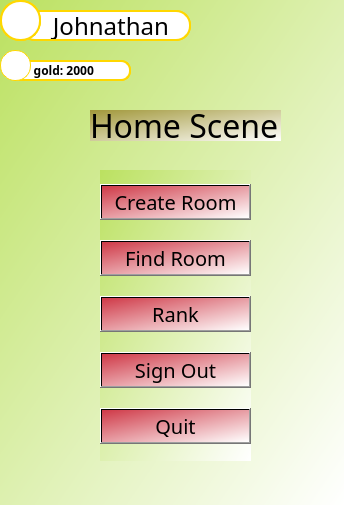
<?xml version="1.0" encoding="UTF-8"?>
<ui version="4.0">
 <class>HomeScene</class>
 <widget class="QWidget" name="HomeScene">
  <property name="geometry">
   <rect>
    <x>0</x>
    <y>0</y>
    <width>344</width>
    <height>505</height>
   </rect>
  </property>
  <property name="windowTitle">
   <string>Form</string>
  </property>
  <property name="styleSheet">
   <string notr="true">background-color: qlineargradient(spread:pad, x1:0, y1:0, x2:1, y2:1, stop:0 rgba(187, 225, 96, 255), stop:1 rgba(255, 255, 255, 255));</string>
  </property>
  <widget class="QLabel" name="label">
   <property name="geometry">
    <rect>
     <x>90</x>
     <y>110</y>
     <width>191</width>
     <height>31</height>
    </rect>
   </property>
   <property name="font">
    <font>
     <family>Showcard Gothic</family>
     <pointsize>24</pointsize>
    </font>
   </property>
   <property name="styleSheet">
    <string notr="true">background-color: qlineargradient(spread:pad, x1:0, y1:0, x2:1, y2:1, stop:0 rgba(161, 151, 57, 255), stop:1 rgba(255, 255, 255, 255));</string>
   </property>
   <property name="text">
    <string>Home Scene</string>
   </property>
  </widget>
  <widget class="QWidget" name="verticalLayoutWidget">
   <property name="geometry">
    <rect>
     <x>100</x>
     <y>170</y>
     <width>151</width>
     <height>291</height>
    </rect>
   </property>
   <layout class="QVBoxLayout" name="verticalLayout">
    <item>
     <widget class="QPushButton" name="createRoomBtn">
      <property name="font">
       <font>
        <family>VNI-Duff</family>
        <pointsize>15</pointsize>
       </font>
      </property>
      <property name="styleSheet">
       <string notr="true">background-color: qlineargradient(spread:pad, x1:0, y1:0, x2:1, y2:1, stop:0 rgba(207, 57, 71, 255), stop:1 rgba(255, 255, 255, 255));</string>
      </property>
      <property name="text">
       <string>Create Room</string>
      </property>
      <property name="icon">
       <iconset resource="../resource.qrc">
        <normaloff>:/images/create.png</normaloff>:/images/create.png</iconset>
      </property>
      <property name="iconSize">
       <size>
        <width>20</width>
        <height>20</height>
       </size>
      </property>
     </widget>
    </item>
    <item>
     <widget class="QPushButton" name="findRoomBtn">
      <property name="font">
       <font>
        <family>VNI-Duff</family>
        <pointsize>15</pointsize>
       </font>
      </property>
      <property name="styleSheet">
       <string notr="true">background-color: qlineargradient(spread:pad, x1:0, y1:0, x2:1, y2:1, stop:0 rgba(207, 57, 71, 255), stop:1 rgba(255, 255, 255, 255));</string>
      </property>
      <property name="text">
       <string>Find Room</string>
      </property>
      <property name="icon">
       <iconset resource="../resource.qrc">
        <normaloff>:/images/findroom.png</normaloff>:/images/findroom.png</iconset>
      </property>
      <property name="iconSize">
       <size>
        <width>20</width>
        <height>20</height>
       </size>
      </property>
     </widget>
    </item>
    <item>
     <widget class="QPushButton" name="rankBtn">
      <property name="font">
       <font>
        <family>VNI-Duff</family>
        <pointsize>15</pointsize>
       </font>
      </property>
      <property name="styleSheet">
       <string notr="true">background-color: qlineargradient(spread:pad, x1:0, y1:0, x2:1, y2:1, stop:0 rgba(207, 57, 71, 255), stop:1 rgba(255, 255, 255, 255));</string>
      </property>
      <property name="text">
       <string>Rank</string>
      </property>
      <property name="icon">
       <iconset resource="../resource.qrc">
        <normaloff>:/images/rank.png</normaloff>:/images/rank.png</iconset>
      </property>
      <property name="iconSize">
       <size>
        <width>20</width>
        <height>20</height>
       </size>
      </property>
     </widget>
    </item>
    <item>
     <widget class="QPushButton" name="signOutBtn">
      <property name="font">
       <font>
        <family>VNI-Duff</family>
        <pointsize>15</pointsize>
       </font>
      </property>
      <property name="styleSheet">
       <string notr="true">background-color: qlineargradient(spread:pad, x1:0, y1:0, x2:1, y2:1, stop:0 rgba(207, 57, 71, 255), stop:1 rgba(255, 255, 255, 255));</string>
      </property>
      <property name="text">
       <string>Sign Out</string>
      </property>
      <property name="icon">
       <iconset resource="../resource.qrc">
        <normaloff>:/images/logout.png</normaloff>:/images/logout.png</iconset>
      </property>
      <property name="iconSize">
       <size>
        <width>20</width>
        <height>20</height>
       </size>
      </property>
     </widget>
    </item>
    <item>
     <widget class="QPushButton" name="quitBtn">
      <property name="font">
       <font>
        <family>VNI-Duff</family>
        <pointsize>15</pointsize>
       </font>
      </property>
      <property name="styleSheet">
       <string notr="true">background-color: qlineargradient(spread:pad, x1:0, y1:0, x2:1, y2:1, stop:0 rgba(207, 57, 71, 255), stop:1 rgba(255, 255, 255, 255));</string>
      </property>
      <property name="text">
       <string>Quit</string>
      </property>
      <property name="icon">
       <iconset resource="../resource.qrc">
        <normaloff>:/images/exit.png</normaloff>:/images/exit.png</iconset>
      </property>
      <property name="iconSize">
       <size>
        <width>20</width>
        <height>20</height>
       </size>
      </property>
     </widget>
    </item>
   </layout>
  </widget>
  <widget class="QFrame" name="frame_4">
   <property name="geometry">
    <rect>
     <x>20</x>
     <y>10</y>
     <width>171</width>
     <height>31</height>
    </rect>
   </property>
   <property name="styleSheet">
    <string notr="true">background-color: white; border: 2px solid gold; border-radius: 15px;</string>
   </property>
   <property name="frameShape">
    <enum>QFrame::StyledPanel</enum>
   </property>
   <property name="frameShadow">
    <enum>QFrame::Raised</enum>
   </property>
   <widget class="QLabel" name="label_2">
    <property name="geometry">
     <rect>
      <x>0</x>
      <y>0</y>
      <width>171</width>
      <height>31</height>
     </rect>
    </property>
    <property name="font">
     <font>
      <family>Berlin Sans FB</family>
      <pointsize>18</pointsize>
     </font>
    </property>
    <property name="text">
     <string>    Johnathan</string>
    </property>
   </widget>
  </widget>
  <widget class="QFrame" name="frame_5">
   <property name="geometry">
    <rect>
     <x>10</x>
     <y>60</y>
     <width>121</width>
     <height>21</height>
    </rect>
   </property>
   <property name="styleSheet">
    <string notr="true">background-color: white; border: 2px solid gold; border-radius: 10px;</string>
   </property>
   <property name="frameShape">
    <enum>QFrame::StyledPanel</enum>
   </property>
   <property name="frameShadow">
    <enum>QFrame::Raised</enum>
   </property>
   <widget class="QLabel" name="label_3">
    <property name="geometry">
     <rect>
      <x>0</x>
      <y>0</y>
      <width>121</width>
      <height>21</height>
     </rect>
    </property>
    <property name="font">
     <font>
      <family>Swis721 Ex BT</family>
      <bold>true</bold>
     </font>
    </property>
    <property name="text">
     <string>      gold: 2000</string>
    </property>
   </widget>
  </widget>
  <widget class="QFrame" name="frame_2">
   <property name="geometry">
    <rect>
     <x>0</x>
     <y>0</y>
     <width>41</width>
     <height>41</height>
    </rect>
   </property>
   <property name="styleSheet">
    <string notr="true">background-color: white; border: 2px solid gold; border-radius: 20px;</string>
   </property>
   <property name="frameShape">
    <enum>QFrame::StyledPanel</enum>
   </property>
   <property name="frameShadow">
    <enum>QFrame::Raised</enum>
   </property>
   <widget class="QFrame" name="frame_3">
    <property name="geometry">
     <rect>
      <x>0</x>
      <y>0</y>
      <width>41</width>
      <height>41</height>
     </rect>
    </property>
    <property name="styleSheet">
     <string notr="true">background-image: url(:/images/icons8-student-41.png);
background-repeat: no-repeat;
background-position: center;
background-size: contain; 
max-width: 200px;
max-height: 200px;
border-radius: 20px;</string>
    </property>
    <property name="frameShape">
     <enum>QFrame::StyledPanel</enum>
    </property>
    <property name="frameShadow">
     <enum>QFrame::Raised</enum>
    </property>
   </widget>
  </widget>
  <widget class="QFrame" name="frame_7">
   <property name="geometry">
    <rect>
     <x>0</x>
     <y>50</y>
     <width>31</width>
     <height>31</height>
    </rect>
   </property>
   <property name="styleSheet">
    <string notr="true">background-color: white; border-radius: 15px; border: 1px solid gold;
background-image: url(:/images/icons8-gold-medal-30.png);
</string>
   </property>
   <property name="frameShape">
    <enum>QFrame::StyledPanel</enum>
   </property>
   <property name="frameShadow">
    <enum>QFrame::Raised</enum>
   </property>
  </widget>
 </widget>
 <resources>
  <include location="../resource.qrc"/>
 </resources>
 <connections/>
</ui>
